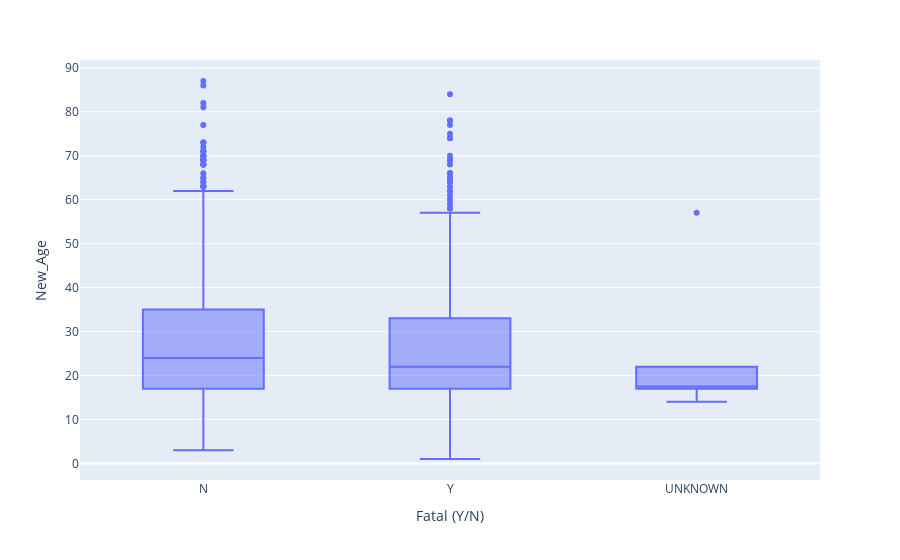

This figure's notebook cell:
### Code cell
#Cheking the median Age in shark attacks and if age is related to mortality in shark attacks and
fig = px.box(df1, x="Fatal (Y/N)", y="New_Age")
fig.show()

### Figure 1 — Plotly figure (JSON) as saved in the notebook; plotly's stock layout.template omitted (floating-point values rounded to 4 significant figures; data arrays with more than 128 entries replaced by an {"elided": "..."} marker saying what was removed)
{"data": [{"alignmentgroup": "True", "hovertemplate": "Fatal (Y/N)=%{x}<br>New_Age=%{y}<extra></extra>", "legendgroup": "", "marker": {"color": "#636efa"}, "name": "", "notched": false, "offsetgroup": "", "orientation": "v", "showlegend": false, "type": "box", "x": {"elided": "5344 str values"}, "x0": " ", "xaxis": "x", "y": {"elided": "5344 int values"}, "y0": " ", "yaxis": "y"}], "layout": {"boxmode": "group", "legend": {"tracegroupgap": 0}, "margin": {"t": 60}, "xaxis": {"anchor": "y", "domain": [0, 1], "title": {"text": "Fatal (Y/N)"}}, "yaxis": {"anchor": "x", "domain": [0, 1], "title": {"text": "New_Age"}}}}
